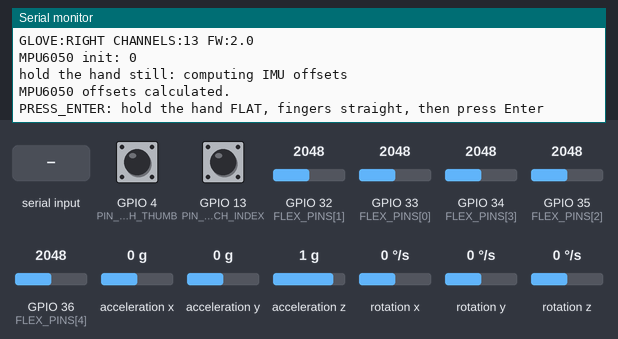
Bench run of a sketch on a simulated ESP32. Shown: the last lines printed to the serial monitor. The inputs (shaded band) are chosen by the test bench; at power-on: GPIO 4 (PIN_TOUCH_THUMB) HIGH, GPIO 13 (PIN_TOUCH_INDEX) HIGH, GPIO 32 (FLEX_PINS[1]) = 2048, GPIO 33 (FLEX_PINS[0]) = 2048, GPIO 34 (FLEX_PINS[3]) = 2048, GPIO 35 (FLEX_PINS[2]) = 2048, GPIO 36 (FLEX_PINS[4]) = 2048, acceleration x 0 g, acceleration y 0 g, acceleration z 1 g, rotation x 0 °/s, rotation y 0 °/s, rotation z 0 °/s.

Above: at 2.3 s.
2.4 s: "STREAM,1\n" received over Serial
At 3.5 s:
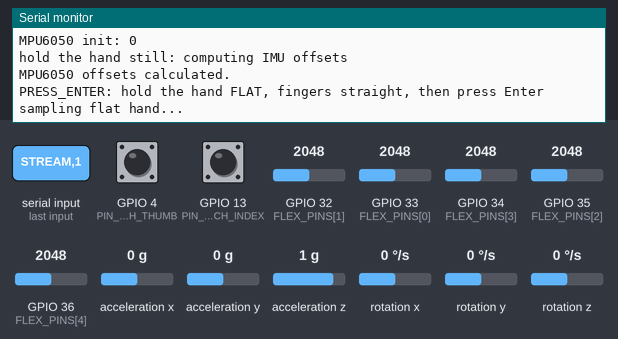
5.4 s: "RAW,1\n" received over Serial
At 5.7 s:
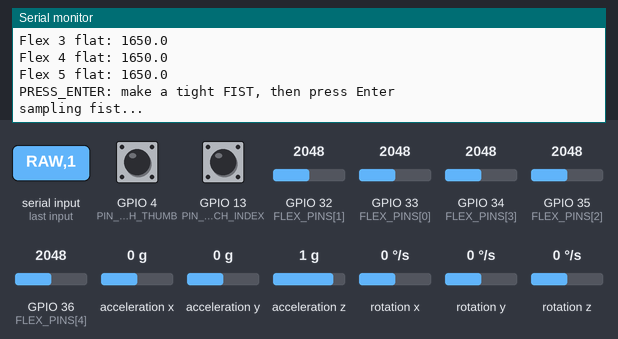
8.4 s: "ID,1\n" received over Serial
At 8.8 s:
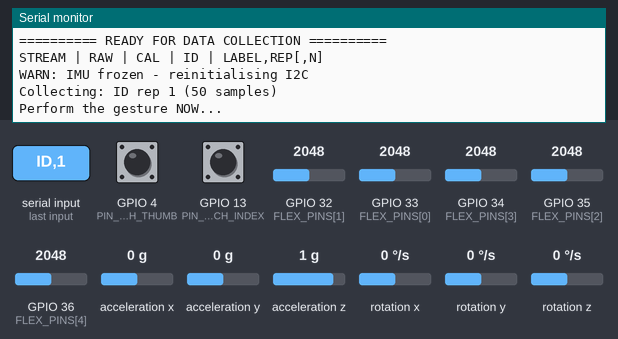
9.9 s: "STREAM,150\n" received over Serial
At 11.8 s:
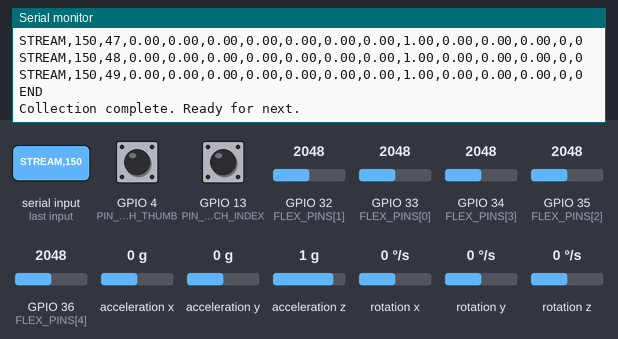
11.9 s: "RAW,150\n" received over Serial
At 13.8 s:
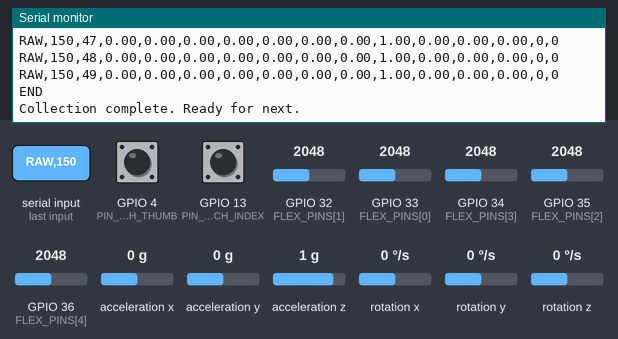
13.9 s: "STREAM\n" received over Serial
At 14.7 s:
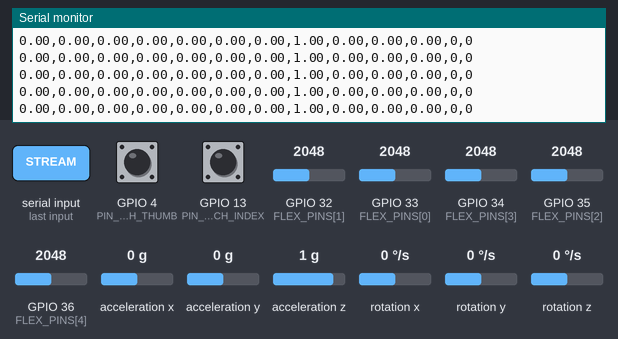

Measured:
- after the input at 2.4 s, the serial monitor: prints a new line at once (image 1)
- after the input at 5.4 s, the serial monitor: prints a new line at once (image 2)
- after the input at 8.4 s, the serial monitor: prints a new line at once (image 3)
- after the input at 9.9 s, the serial monitor: prints a new line at once (image 4)

The sketch:

signspeak_glove.ino
```cpp
/*
  signspeak_glove.ino: one sketch for BOTH gloves. Firmware 2.0.

  Set GLOVE_SIDE below and flash. The right glove streams 13 channels
  (5 flex, 3 accel, 3 gyro, 2 contact pads); the left glove streams 11
  (5 flex, 3 accel, 3 gyro, no pads).

  Frame is sampled continuously at 50 Hz in loop() whether or not anything
  is being printed, so the median filter is always warm and the IMU is
  always fresh. Commands only change what gets printed.

  ---- Host protocol (used by record_dataset.py, record_words.py, dual.py) ----
    boot ........ banner line   "GLOVE:RIGHT CHANNELS:13 FW:2.0"
    calibration . prints "PRESS_ENTER: <instruction>" and waits for a newline,
                  twice (flat, fist). Then "Calibration complete!" and
                  "READY FOR DATA COLLECTION".
    STREAM ...... prints "STREAMING", then one CSV frame per 20 ms until
                  ANY byte arrives on serial.
    RAW ......... prints "RAWSTREAM", then 5 raw millivolt values per 20 ms
                  until ANY byte arrives.
    LABEL,REP ... prints "Collecting: ..." then 50 rows
                  "LABEL,REP,sample,<channels>" then "END".
    LABEL,REP,N . same, but N rows (used for word signs, N = 75).
    CAL ......... run calibration again.
    ID .......... reprint the banner.

  ---- Contact pads: ON (ENABLE_TOUCH 1), right glove only ----
  Flex sensors measure how far a finger bends. They cannot measure finger
  spread or where the thumb sits, so A/T (thumb position) and U/V (finger
  spread) are identical to them. The pads sense those contacts directly.
  Wiring:
    middle-finger pad ........ GND (reference, no pin)
    index pad ................ GPIO 13, INPUT_PULLUP
    thumb-tip pad ............ GPIO 4,  INPUT_PULLUP
  Two bits, printed in this order (must match TOUCH in features.py):
    touch_index_mid    index pad reads LOW  (index on the middle pad)
    touch_thumb_mid    thumb pad reads LOW  (thumb on the middle pad)
  To disable: set ENABLE_TOUCH 0 here AND TOUCH = [] in features.py, then
  retrain the letter model.

  Optional third bit (TOUCH_SCAN_THUMB_INDEX 1, off in this build): thumb
  touching index with neither on GND cannot be read against one ground, so
  it is scanned: the index pin is driven LOW for 30 us and the thumb pin is
  read.

  GPIO 4 is a strapping pin: keep the thumb pad off the middle pad while
  flashing. It is irrelevant after boot.
*/

#include <MPU6050_light.h>
#include <Wire.h>

// ============================ SELECT THE GLOVE ============================
#define GLOVE_RIGHT 1
#define GLOVE_LEFT  2
#define GLOVE_SIDE  GLOVE_RIGHT        // <<< change to GLOVE_LEFT for the left board
// ==========================================================================

#define FW_VERSION "2.0"
#define ENABLE_TOUCH 1                 // 1 = 13 channels (contact pads on)
#define TOUCH_SCAN_THUMB_INDEX 0       // only used when ENABLE_TOUCH is 1

#if GLOVE_SIDE == GLOVE_RIGHT
  #define GLOVE_NAME "RIGHT"
  #define HAS_TOUCH ENABLE_TOUCH
#else
  #define GLOVE_NAME "LEFT"
  #define HAS_TOUCH 0
#endif

#if HAS_TOUCH
  #if TOUCH_SCAN_THUMB_INDEX
    #define NUM_TOUCH 3
  #else
    #define NUM_TOUCH 2
  #endif
#else
  #define NUM_TOUCH 0
#endif

// ---------------------------------------------------------------- pins ----
// Thumb, index, middle, ring, pinky. ADC1 only: ADC2 shares the WiFi
// radio, so any flex sensor on an ADC2 pin returns corrupted readings
// whenever WiFi is active.
const int FLEX_PINS[5] = {33, 32, 35, 34, 36};
const int NUM_FLEX = 5;
const int PIN_SDA = 21, PIN_SCL = 22;
const int PIN_TOUCH_THUMB = 4;
const int PIN_TOUCH_INDEX = 13;

// ------------------------------------------------------------ sampling ----
const uint32_t TICK_US = 20000;                  // 50 Hz
const int DEFAULT_SAMPLES_PER_REP = 50;
const int MAX_SAMPLES_PER_REP = 200;
const int MEDIAN_N = 16;
const int CAL_SAMPLES = 150;
const float TRIM = 0.05f;

// --------------------------------------------------------------- state ----
MPU6050 mpu(Wire);
bool mpu_ok = false;

float flex_min[5], flex_max[5];
float med_buf[5][MEDIAN_N];
int med_idx = 0;
bool calibrated = false;

// latest sampled frame
float f_flex[5];
float f_acc[3], f_gyr[3];
int   f_touch[3];

// IMU freeze detector
float last_acc[3] = {0, 0, 0};
int   frozen_ticks = 0;
const int FREEZE_TICKS = 50;                     // 1 s of identical readings

uint32_t next_tick_us = 0;

enum Mode { M_IDLE, M_STREAM, M_RAW, M_COLLECT };
Mode mode = M_IDLE;
String col_label;
int col_rep = 0, col_n = 0, col_i = 0;
uint32_t col_start_us = 0;

// ---------------------------------------------------------- prototypes ---
void banner();
void ready_banner();
void calibrate();
void sample_all();
void print_channels();
void print_raw();
void handle_command(String in);

// ---------------------------------------------------------- utilities ----
void sort_array(float a[], int n) {
  for (int i = 1; i < n; i++) {
    float k = a[i]; int j = i - 1;
    while (j >= 0 && a[j] > k) { a[j + 1] = a[j]; j--; }
    a[j + 1] = k;
  }
}

float trimmed_mean(float a[], int n) {
  sort_array(a, n);
  int t = (int)(n * TRIM);
  float s = 0;
  for (int i = t; i < n - t; i++) s += a[i];
  return s / (n - 2 * t);
}

float read_mv(int pin) { return (float)analogReadMilliVolts(pin); }

void banner() {
  Serial.print("GLOVE:"); Serial.print(GLOVE_NAME);
  Serial.print(" CHANNELS:"); Serial.print(NUM_FLEX + 6 + NUM_TOUCH);
  Serial.print(" FW:"); Serial.println(FW_VERSION);
}

// Wait for the host to send a line. Any line counts, an empty one included.
void wait_for_enter(const char *instruction) {
  while (Serial.available()) Serial.read();
  Serial.print("PRESS_ENTER: "); Serial.println(instruction);
  uint32_t t0 = millis();
  while (true) {
    if (Serial.available()) {
      String s = Serial.readStringUntil('\n');
      // Ignore bytes that were already in flight when the prompt went out
      // (e.g. a host tool nudging "STREAM" too early).
      if (millis() - t0 > 300) break;
    }
    delay(5);
  }
}

// -------------------------------------------------------- calibration ----
void calibrate() {
  float buf[5][CAL_SAMPLES];
  calibrated = false;

  wait_for_enter("hold the hand FLAT, fingers straight, then press Enter");
  Serial.println("sampling flat hand...");
  for (int s = 0; s < CAL_SAMPLES; s++) {
    for (int f = 0; f < 5; f++) buf[f][s] = read_mv(FLEX_PINS[f]);
    delay(10);
  }
  for (int f = 0; f < 5; f++) {
    flex_min[f] = trimmed_mean(buf[f], CAL_SAMPLES);
    Serial.print("Flex "); Serial.print(f + 1);
    Serial.print(" flat: "); Serial.println(flex_min[f], 1);
  }

  wait_for_enter("make a tight FIST, then press Enter");
  Serial.println("sampling fist...");
  for (int s = 0; s < CAL_SAMPLES; s++) {
    for (int f = 0; f < 5; f++) buf[f][s] = read_mv(FLEX_PINS[f]);
    delay(10);
  }
  for (int f = 0; f < 5; f++) {
    flex_max[f] = trimmed_mean(buf[f], CAL_SAMPLES);
    Serial.print("Flex "); Serial.print(f + 1);
    Serial.print(" fist: "); Serial.print(flex_max[f], 1);
    Serial.print("  span: "); Serial.print(flex_max[f] - flex_min[f], 1);
    if (fabsf(flex_max[f] - flex_min[f]) < 100.0f) Serial.print("  WEAK");
    Serial.println();
    if (fabsf(flex_max[f] - flex_min[f]) < 1.0f) flex_max[f] = flex_min[f] + 1.0f;
  }

  // Warm the median filter so the first frames are not zeros.
  for (int i = 0; i < MEDIAN_N; i++) {
    for (int f = 0; f < 5; f++) med_buf[f][i] = read_mv(FLEX_PINS[f]);
    delay(5);
  }
  med_idx = 0;
  calibrated = true;
  Serial.println("Calibration complete!");
}

// ------------------------------------------------------------- sensors ----
void sample_flex() {
  for (int f = 0; f < 5; f++) {
    med_buf[f][med_idx] = read_mv(FLEX_PINS[f]);
    float tmp[MEDIAN_N];
    for (int i = 0; i < MEDIAN_N; i++) tmp[i] = med_buf[f][i];
    sort_array(tmp, MEDIAN_N);
    float med = (tmp[MEDIAN_N / 2 - 1] + tmp[MEDIAN_N / 2]) * 0.5f;
    float v = (med - flex_min[f]) / (flex_max[f] - flex_min[f]);
    f_flex[f] = constrain(v, 0.0f, 1.0f);
  }
  med_idx = (med_idx + 1) % MEDIAN_N;
}

void sample_imu() {
  if (!mpu_ok) { for (int i = 0; i < 3; i++) { f_acc[i] = 0; f_gyr[i] = 0; } return; }
  mpu.update();
  f_acc[0] = mpu.getAccX();  f_acc[1] = mpu.getAccY();  f_acc[2] = mpu.getAccZ();
  f_gyr[0] = mpu.getGyroX(); f_gyr[1] = mpu.getGyroY(); f_gyr[2] = mpu.getGyroZ();

  // Freeze detector: MPU6050_light returns cached values if I2C dies.
  if (f_acc[0] == last_acc[0] && f_acc[1] == last_acc[1] && f_acc[2] == last_acc[2]) {
    if (++frozen_ticks == FREEZE_TICKS) {
      Serial.println("WARN: IMU frozen - reinitialising I2C");
      Wire.begin(PIN_SDA, PIN_SCL);
      Wire.setClock(100000);
      mpu.begin();
      frozen_ticks = 0;
    }
  } else {
    frozen_ticks = 0;
  }
  for (int i = 0; i < 3; i++) last_acc[i] = f_acc[i];
}

void sample_touch() {
#if HAS_TOUCH
  int thumb_low = (digitalRead(PIN_TOUCH_THUMB) == LOW);
  int index_low = (digitalRead(PIN_TOUCH_INDEX) == LOW);
  // Order must match features.TOUCH: index first, then thumb.
  f_touch[0] = index_low;      // index pad on the middle (GND) pad
  f_touch[1] = thumb_low;      // thumb pad on the middle (GND) pad
  f_touch[2] = 0;
  #if TOUCH_SCAN_THUMB_INDEX
  if (!thumb_low && !index_low) {
    // Neither pad is on ground. Pull the index pad low ourselves and see
    // whether the thumb pad follows it: that means thumb-on-index.
    pinMode(PIN_TOUCH_INDEX, OUTPUT);
    digitalWrite(PIN_TOUCH_INDEX, LOW);
    delayMicroseconds(30);
    f_touch[2] = (digitalRead(PIN_TOUCH_THUMB) == LOW);
    pinMode(PIN_TOUCH_INDEX, INPUT_PULLUP);
  }
  #endif
#endif
}

void sample_all() { sample_flex(); sample_imu(); sample_touch(); }

// ------------------------------------------------------------- output ----
void print_channels() {
  for (int f = 0; f < 5; f++) { Serial.print(f_flex[f], 2); Serial.print(','); }
  for (int i = 0; i < 3; i++) { Serial.print(f_acc[i], 2); Serial.print(','); }
  Serial.print(f_gyr[0], 2); Serial.print(','); Serial.print(f_gyr[1], 2);
  Serial.print(','); Serial.print(f_gyr[2], 2);
  for (int i = 0; i < NUM_TOUCH; i++) { Serial.print(','); Serial.print(f_touch[i]); }
  Serial.println();
}

void print_raw() {
  for (int f = 0; f < 5; f++) {
    if (f) Serial.print(',');
    Serial.print(read_mv(FLEX_PINS[f]), 0);
  }
  Serial.println();
}

// ---------------------------------------------------------- commands ----
void stop_mode() {
  mode = M_IDLE;
  while (Serial.available()) Serial.read();
}

void handle_command(String in) {
  in.trim(); in.toUpperCase();
  if (in.length() == 0) return;

  if (in == "STREAM") {
    Serial.println("STREAMING");
    next_tick_us = micros();               // phase-align to the command
    mode = M_STREAM; return;
  }
  if (in == "RAW") {
    Serial.println("RAWSTREAM");
    next_tick_us = micros();
    mode = M_RAW; return;
  }
  if (in == "ID")  { banner(); return; }
  if (in == "CAL") { calibrate(); ready_banner(); return; }

  int c1 = in.indexOf(',');
  if (c1 > 0) {
    String label = in.substring(0, c1);
    String rest  = in.substring(c1 + 1);
    int c2 = rest.indexOf(',');
    int rep = (c2 > 0 ? rest.substring(0, c2) : rest).toInt();
    int n   = (c2 > 0 ? rest.substring(c2 + 1).toInt() : DEFAULT_SAMPLES_PER_REP);
    if (rep <= 0) { Serial.println("Invalid format. Use: LABEL,REP or LABEL,REP,N"); return; }
    n = constrain(n, 1, MAX_SAMPLES_PER_REP);
    col_label = label; col_rep = rep; col_n = n; col_i = 0;
    Serial.print("Collecting: "); Serial.print(label);
    Serial.print(" rep "); Serial.print(rep);
    Serial.print(" ("); Serial.print(n); Serial.println(" samples)");
    Serial.println("Perform the gesture NOW...");
    // Ticks restart now; rows are printed from the first tick at or after
    // 500 ms. Every board that got the command does the same, so two
    // gloves start their rows together. Sampling continues meanwhile,
    // keeping the median filter warm.
    next_tick_us = micros();
    col_start_us = next_tick_us + 500000UL;
    mode = M_COLLECT; return;
  }
  Serial.println("Unknown command. STREAM | RAW | CAL | ID | LABEL,REP[,N]");
}

void ready_banner() {
  Serial.println("========== READY FOR DATA COLLECTION ==========");
  Serial.println("STREAM | RAW | CAL | ID | LABEL,REP[,N]");
}

// ---------------------------------------------------------------- main ----
void setup() {
  Serial.begin(115200);
  Serial.setTimeout(100);
  delay(500);
  Serial.println();
  banner();

  for (int f = 0; f < 5; f++) pinMode(FLEX_PINS[f], INPUT);
#if HAS_TOUCH
  pinMode(PIN_TOUCH_THUMB, INPUT_PULLUP);
  pinMode(PIN_TOUCH_INDEX, INPUT_PULLUP);
#endif

  Wire.begin(PIN_SDA, PIN_SCL);
  Wire.setClock(100000);
  Wire.setTimeOut(20);
  byte st = mpu.begin();
  Serial.print("MPU6050 init: "); Serial.println(st);
  mpu_ok = (st == 0);
  if (mpu_ok) {
    Serial.println("hold the hand still: computing IMU offsets");
    mpu.calcOffsets();
    Serial.println("MPU6050 offsets calculated.");
  } else {
    Serial.println("WARNING: MPU6050 failed to initialize! IMU channels will read 0.");
  }

  for (int f = 0; f < 5; f++) { flex_min[f] = 0; flex_max[f] = 3300; }
  calibrate();
  ready_banner();
  next_tick_us = micros();
}

void loop() {
  // Any byte stops STREAM/RAW. In IDLE/COLLECT, lines are commands.
  if (Serial.available()) {
    if (mode == M_STREAM || mode == M_RAW) {
      stop_mode();
      Serial.println("STOPPED");
    } else {
      String in = Serial.readStringUntil('\n');
      handle_command(in);
    }
  }

  uint32_t now = micros();
  if ((int32_t)(now - next_tick_us) < 0) { delayMicroseconds(200); return; }
  next_tick_us += TICK_US;
  if ((int32_t)(micros() - next_tick_us) > (int32_t)TICK_US) next_tick_us = micros();  // fell behind, resync

  sample_all();

  switch (mode) {
    case M_STREAM:
      print_channels();
      break;
    case M_RAW:
      print_raw();
      break;
    case M_COLLECT:
      if ((int32_t)(now - col_start_us) < 0) break;   // still in the 500 ms lead-in
      Serial.print(col_label); Serial.print(','); Serial.print(col_rep);
      Serial.print(','); Serial.print(col_i); Serial.print(',');
      print_channels();
      if (++col_i >= col_n) {
        Serial.println("END");
        Serial.println("Collection complete. Ready for next.");
        mode = M_IDLE;
      }
      break;
    default:
      break;
  }
}
```
